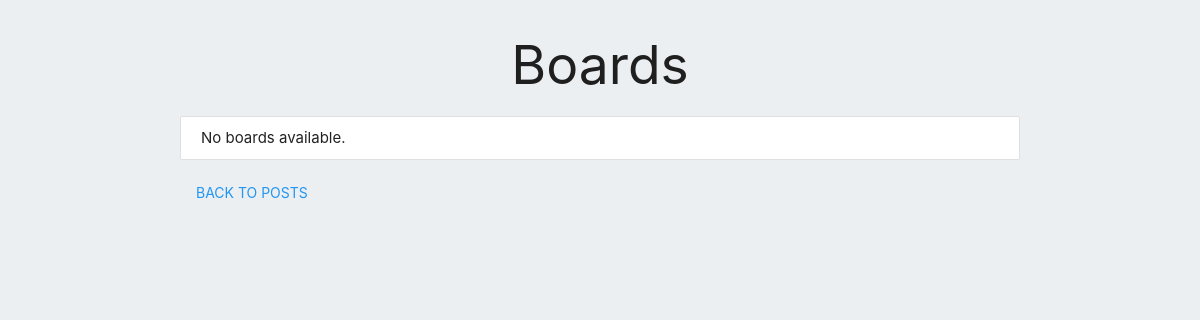
/boards/, run on an earlier commit of the app's database.
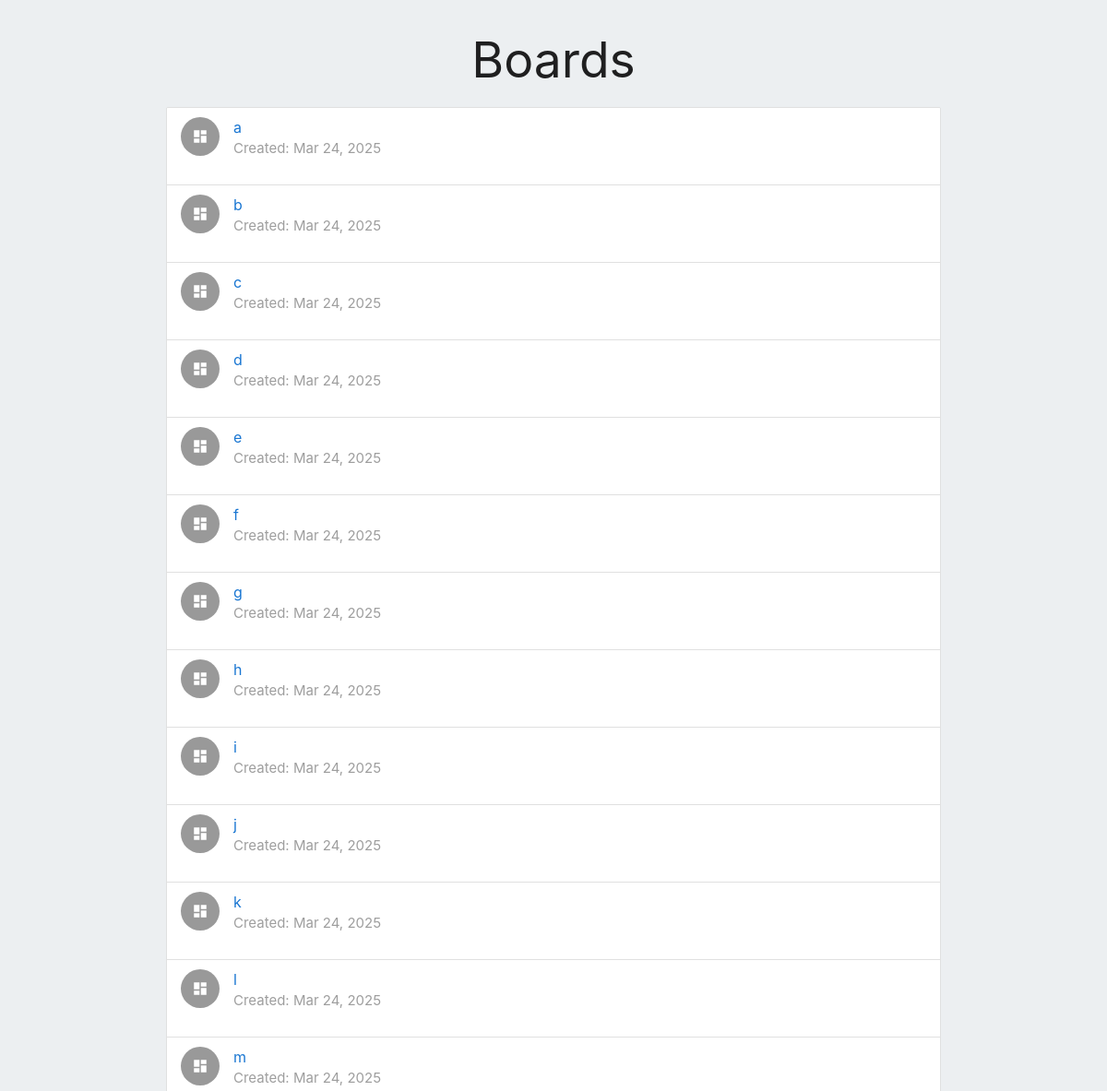
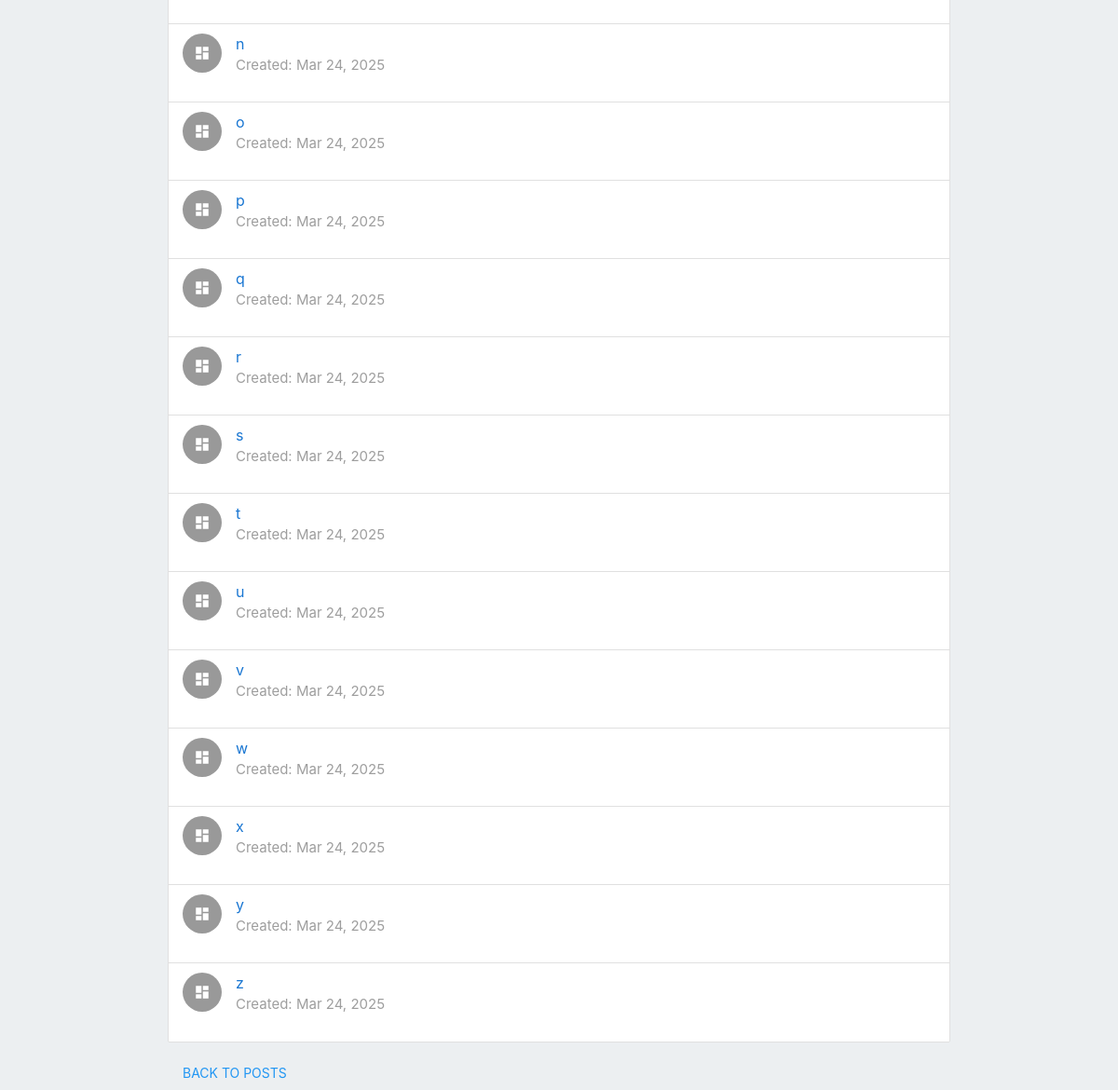
And on a later commit of the database (2 pictures, top to bottom).
### forums/models.py (models this page shows, shortened)
class Board(models.Model):
    name = models.CharField(max_length=3, unique=True)  # Names are 1–3 letters
    description = models.TextField(blank=True)
    created_at = models.DateTimeField(auto_now_add=True)

### forums/views.py (the view)
# urls.py: path('boards/', views.board_list, name='board_list'),
def board_list(request):
    boards = Board.objects.all().order_by("name")
    return render(request, "chatboard/boards.html", {"boards": boards})

### forums/templates/chatboard/boards.html (shortened to what this page needs)
<!DOCTYPE html>
<html>
<head>
  <link rel="stylesheet" href="https://cdnjs.cloudflare.com/ajax/libs/materialize/1.0.0/css/materialize.min.css">
</head>
<body class="blue-grey lighten-5">
  <div class="container">
    <h2 class="center-align">Boards</h2>
    <ul class="collection">
      {% for board in boards %}
        <li class="collection-item avatar">
          <i class="material-icons circle">dashboard</i>
          <span class="title">
            <a href="{% url 'board_detail' name=board.name %}" class="blue-text text-darken-2">
              {{ board.name }}
            </a>
          </span>
          <p class="grey-text">Created: {{ board.created_at|date:"M d, Y" }}</p>
        </li>
      {% empty %}
        <li class="collection-item">No boards available.</li>
      {% endfor %}
    </ul>
    <a href="{% url 'post_list' %}" class="btn-flat blue-text">Back to Posts</a>
  </div>
</body>
</html>

What changed in the data, as far as the page shows it:
added Board: name "a", created_at "Mar 24, 2025"
added Board: name "b", created_at "Mar 24, 2025"
added Board: name "c", created_at "Mar 24, 2025"
added Board: name "d", created_at "Mar 24, 2025"
added Board: name "e", created_at "Mar 24, 2025"
added Board: name "f", created_at "Mar 24, 2025"
added Board: name "g", created_at "Mar 24, 2025"
added Board: name "h", created_at "Mar 24, 2025"
added Board: name "i", created_at "Mar 24, 2025"
added Board: name "j", created_at "Mar 24, 2025"
added Board: name "k", created_at "Mar 24, 2025"
added Board: name "l", created_at "Mar 24, 2025"
added Board: name "m", created_at "Mar 24, 2025"
added Board: name "n", created_at "Mar 24, 2025"
added Board: name "o", created_at "Mar 24, 2025"
added Board: name "p", created_at "Mar 24, 2025"
added Board: name "q", created_at "Mar 24, 2025"
added Board: name "r", created_at "Mar 24, 2025"
added Board: name "s", created_at "Mar 24, 2025"
added Board: name "t", created_at "Mar 24, 2025"
added Board: name "u", created_at "Mar 24, 2025"
added Board: name "v", created_at "Mar 24, 2025"
added Board: name "w", created_at "Mar 24, 2025"
added Board: name "x", created_at "Mar 24, 2025"
added Board: name "y", created_at "Mar 24, 2025"
added Board: name "z", created_at "Mar 24, 2025"
Also different on the page:
text no longer shown: "No boards available."
